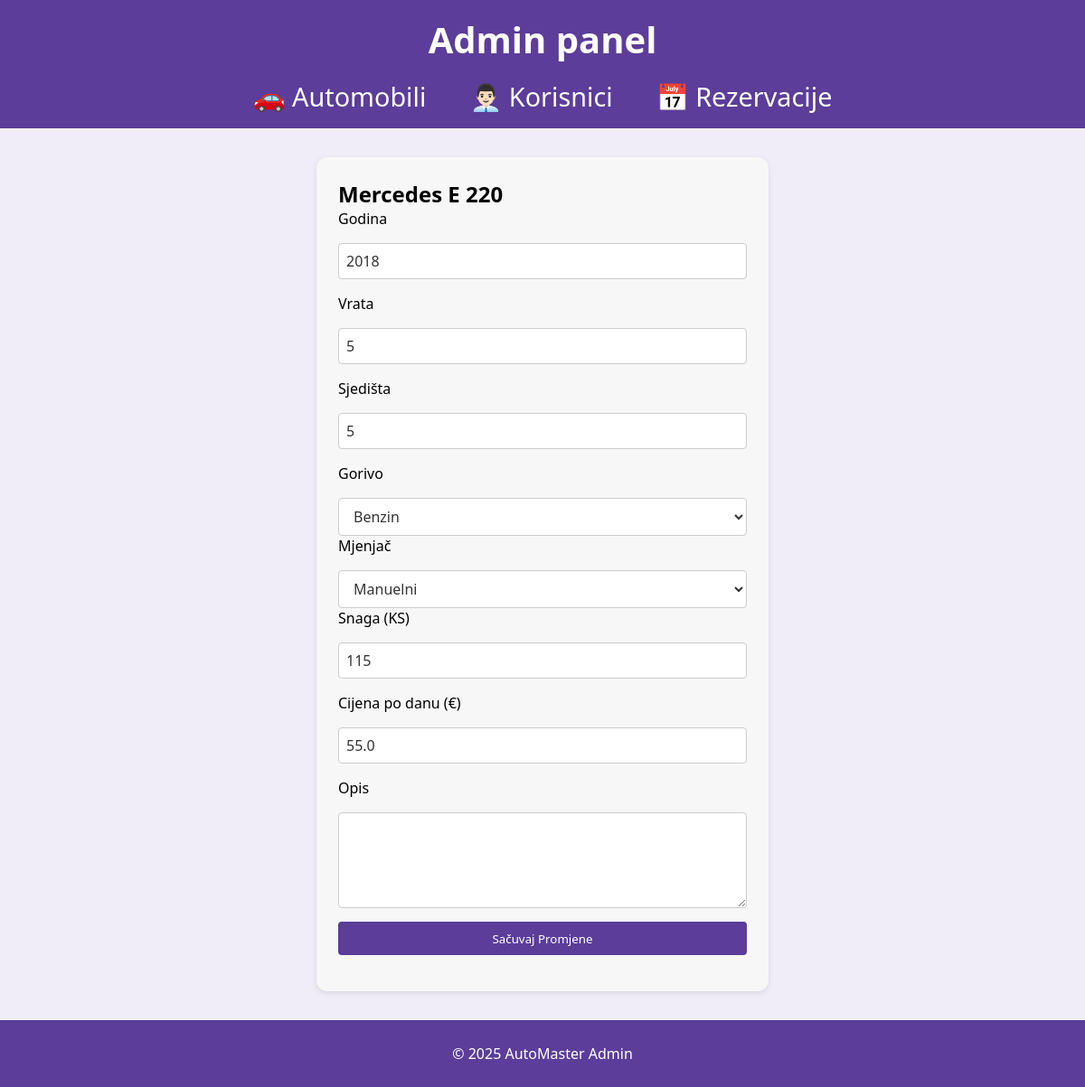
Page /admin/cars/edit/8 (signed in) on the earlier database version.
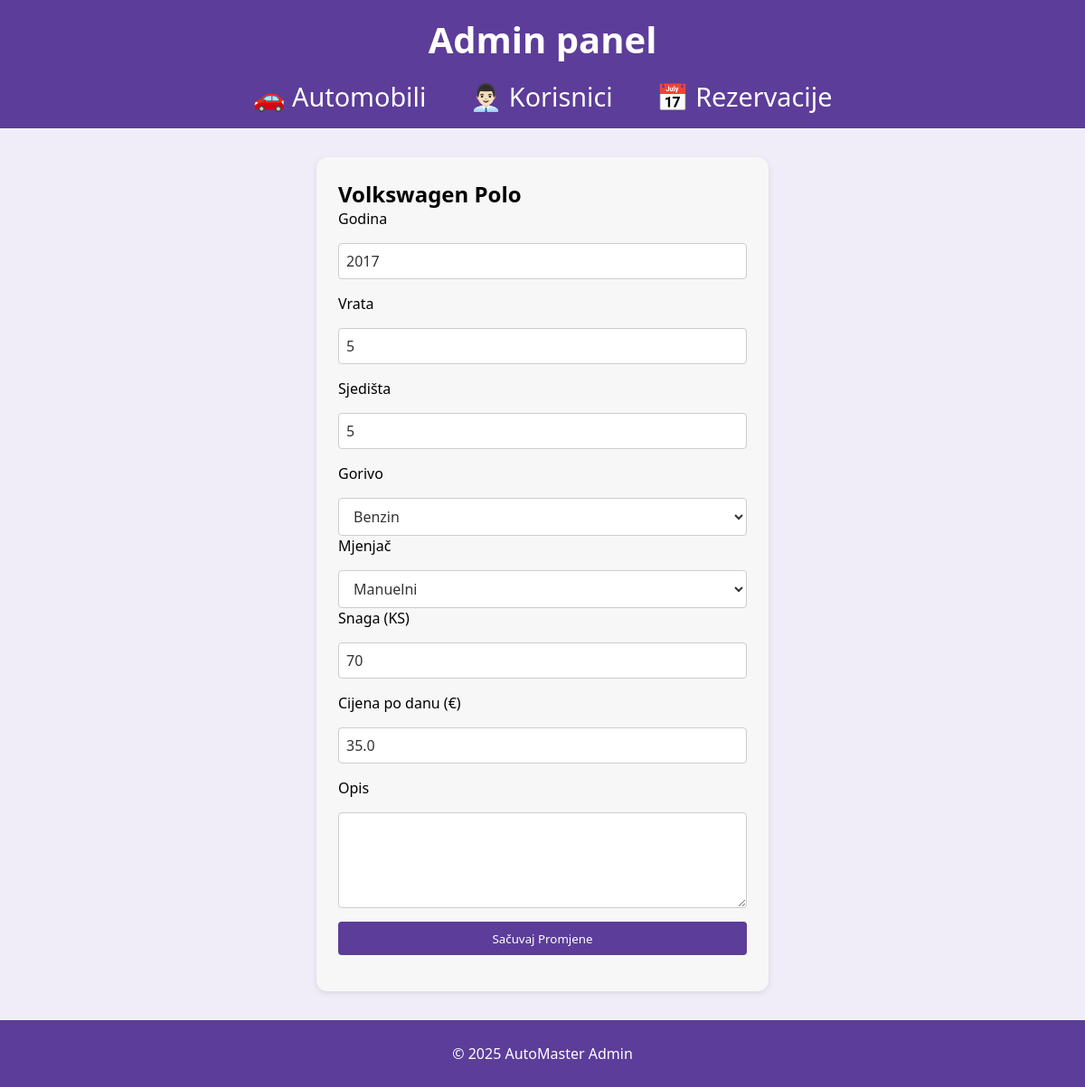
Same page on the later database version.
### app/models.py (models this page shows)
class Brand(db.Model):
    __tablename__ = "brands"
    id = db.Column(db.Integer, primary_key=True)
    name = db.Column(db.String(50), unique=True, nullable=False)
    models = db.relationship("Model", backref="brand", lazy="select")

class Model(db.Model):
    __tablename__ = "models"
    id = db.Column(db.Integer, primary_key=True)
    brand_id = db.Column(db.Integer, db.ForeignKey("brands.id"), nullable=False)
    name = db.Column(db.String(50), nullable=False)
    cars = db.relationship("Car", backref="model", lazy="select")

class Car(db.Model):
    __tablename__ = "cars"
    id = db.Column(db.Integer, primary_key=True)
    model_id = db.Column(db.Integer, db.ForeignKey("models.id"), nullable=False)
    year = db.Column(db.Integer)
    doors = db.Column(db.Integer)
    seats = db.Column(db.Integer)
    fuel = db.Column(Enum(FuelType), nullable=False)
    transmission = db.Column(Enum(TransmissionType), nullable=False)
    power = db.Column(db.Integer)
    price_per_day = db.Column(db.Float)
    description = db.Column(db.Text)
    images = db.relationship("CarImage", backref="car", lazy="select",cascade="all, delete-orphan")
    reservations = db.relationship("Reservation", backref="car", lazy="select")

### app/routes.py (the view, shortened to what this page needs)
@bp.route("/admin/cars/edit/<int:car_id>", methods=["GET", "POST"])
@login_required
def admin_edit_car(car_id):
    if current_user.role != "admin":
        flash("Nemate pristup ovoj stranici.", "danger")
        return redirect(url_for("main.cars"))
    car = Car.query.get_or_404(car_id)
    return render_template("admin/edit_car.html", car=car)

### app/__init__.py (called while the page is built)
def create_app():
    app = Flask(__name__)
    app.config["SQLALCHEMY_DATABASE_URI"] = "sqlite:///app.db"
    app.config["SQLALCHEMY_TRACK_MODIFICATIONS"] = False
    app.config["SECRET_KEY"] = "6f3b1c832e2e4d9b9f2fc5a5d4d20e13"
    app.config["UPLOAD_FOLDER"] = os.path.join(app.root_path, "static", "uploads")
    from app.routes import bp
    app.register_blueprint(bp)
    db.init_app(app)
    from app import routes
    login_manager.init_app(app)
    @login_manager.user_loader
    def load_user(user_id):
        return User.query.get(int(user_id))
    return app

### app/templates/admin/edit_car.html (shortened to what this page needs)
<!DOCTYPE html>
<html lang="hr">
<head>
    <link rel="stylesheet" href="{{ url_for('static', filename='css/style.css') }}" />
</head>
<body>
    <header>
        <h1 class="site-title">Admin panel</h1>
        <nav>
            <ul>
                <li><a href="{{ url_for('main.admin_cars') }}">🚗 Automobili</a></li>
                <li><a href="{{ url_for('main.admin_users') }}">👨🏻‍💼 Korisnici</a></li>
                <li><a href="{{ url_for('main.admin_reservations') }}">📅 Rezervacije</a></li>
            </ul>
        </nav>
    </header>
    <main>
        <section class="form-section">
            <h2>{{ car.model.brand.name }} {{ car.model.name }}</h2>
            <form method="POST" class="register-form">
                <label>Godina</label>
                <input type="number" name="year" value="{{ car.year }}" required>
                <label>Vrata</label>
                <input type="number" name="doors" value="{{ car.doors }}" required>
                <label>Sjedišta</label>
                <input type="number" name="seats" value="{{ car.seats }}" required>
                <label>Gorivo</label>
                <select name="fuel" required>
                    <option value="petrol" {% if car.fuel.value == 'petrol' %}selected{% endif %}>Benzin</option>
                </select>
                <label>Mjenjač</label>
                <select name="transmission" required>
                    <option value="manual" {% if car.transmission.value == 'manual' %}selected{% endif %}>Manuelni
                    </option>
                </select>
                <label>Snaga (KS)</label>
                <input type="number" name="power" value="{{ car.power }}" required>
                <label>Cijena po danu (€)</label>
                <input type="number" step="0.01" name="price_per_day" value="{{ car.price_per_day }}" required>
                <label>Opis</label>
                <textarea name="description" rows="4">{{ car.description }}</textarea>
                <button type="submit" class="btn">Sačuvaj Promjene</button>
            </form>
        </section>
    </main>
    <footer>
        <p>&copy; 2025 AutoMaster Admin</p>
    </footer>
</body>
</html>

Differences in the rows shown:
no longer on this page (row unchanged): Brand: model.brand.name "Mercedes"
no longer on this page (row unchanged): Model: model.name "E 220"
added Brand: model.brand.name "Volkswagen"
added Model: model.name "Polo"
changed Car: year "2018" → "2017"; power "115" → "70"; price_per_day "55.0" → "35.0"
